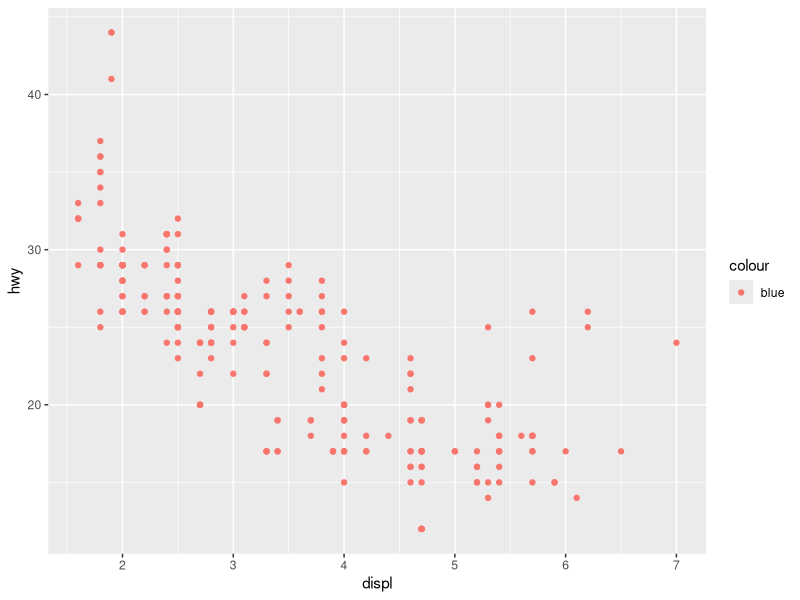
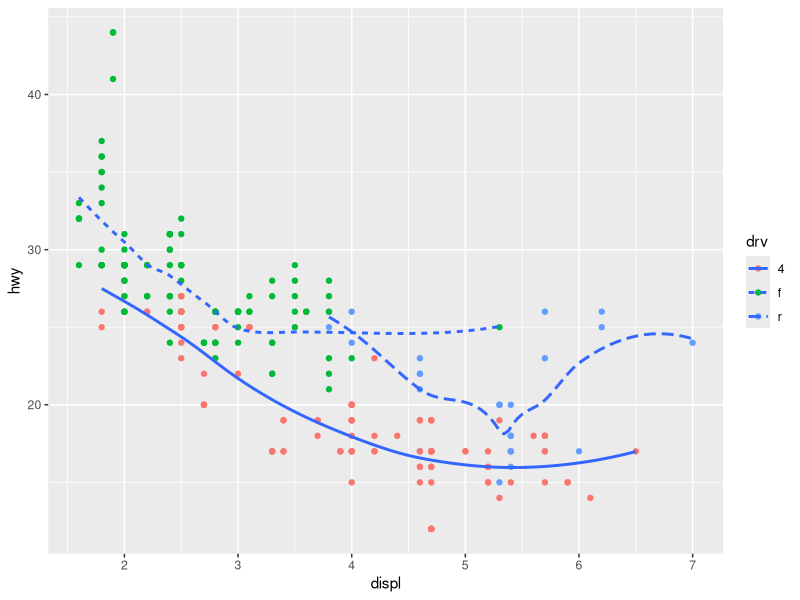
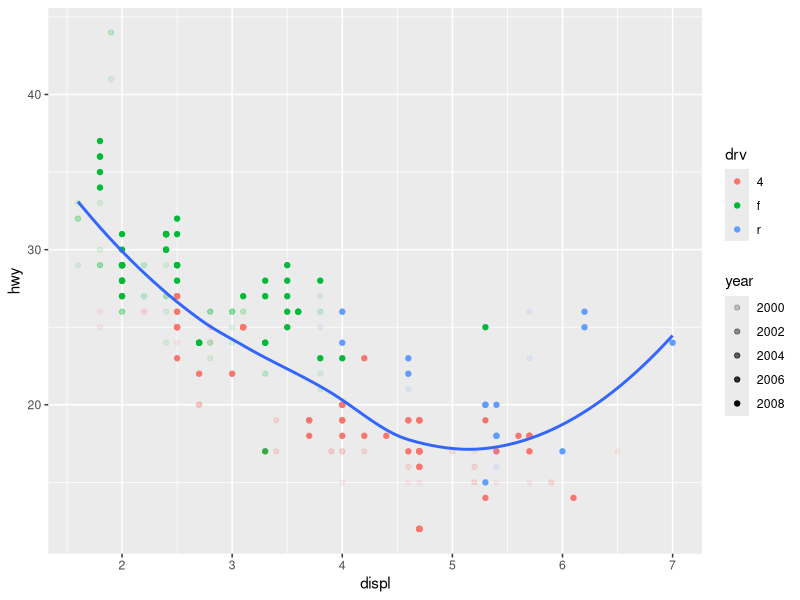
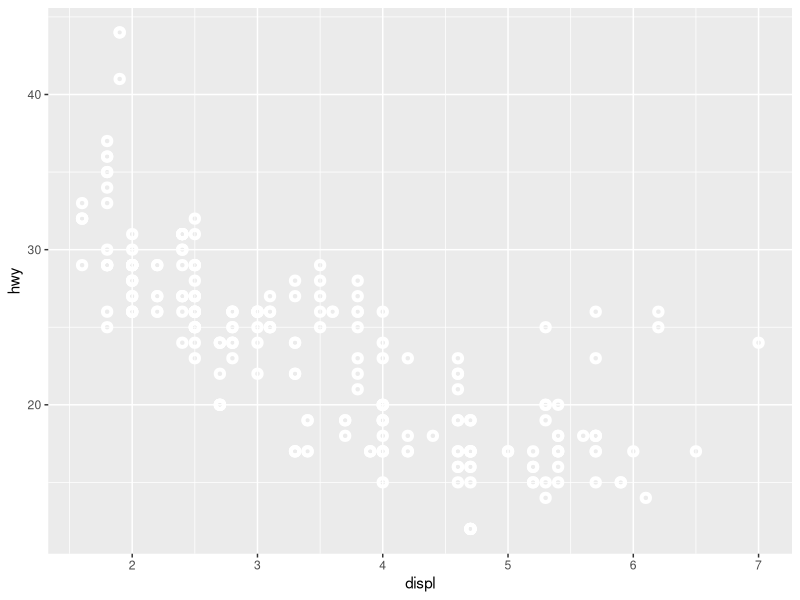
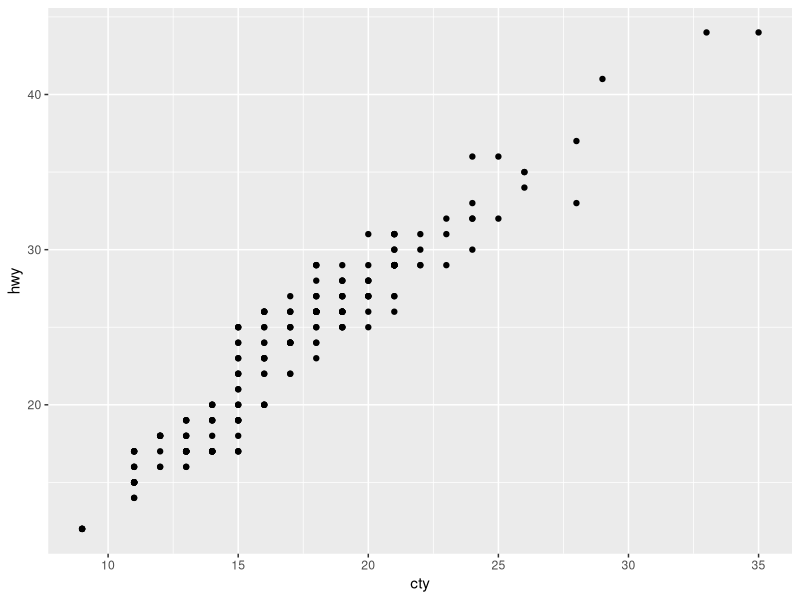
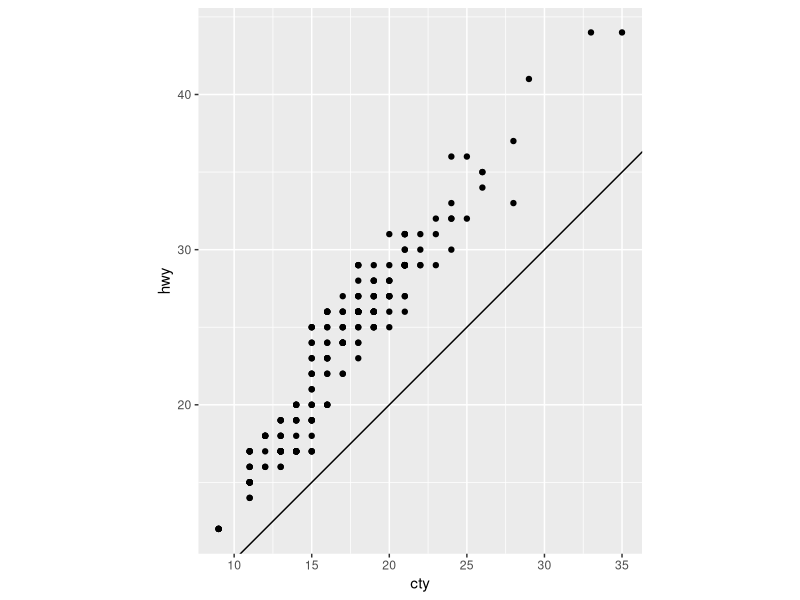

Recreate these plots in R, in order.
## ---- chunk 1
    library(ggplot2)
    ggplot(data = mpg) + 
      geom_point(mapping = aes(x = displ, y = hwy, color = "blue"))
## ---- chunk 2
    
## ---- chunk 3

## ---- chunk 4

## ---- chunk 5

## ---- chunk 6

## ---- chunk 7

## ---- chunk 8

## ---- chunk 9

## ---- chunk 10

## ---- chunk 11

## ---- chunk 12

## ---- chunk 13

## ---- chunk 14

## ---- chunk 15

## ---- chunk 16
ggplot(data = mpg, mapping = aes(x = displ, y = hwy)) +
      geom_point(mapping = aes(color = drv)) +
      geom_smooth(mapping = aes(linetype = drv), se = FALSE)
## ---- chunk 17
ggplot(data = mpg, mapping = aes(x = displ, y = hwy)) +
      geom_point(mapping = aes(color = drv, alpha = year)) +
      geom_smooth(se = FALSE)
## ---- chunk 18
ggplot(data = mpg, mapping = aes(x = displ, y = hwy), color = drv) +
      geom_point(color = "white", shape = 21, stroke = 2)
## ---- chunk 19

## ---- chunk 20

## ---- chunk 21

## ---- chunk 22
    ggplot(data = mpg, mapping = aes(x = cty, y = hwy)) + 
      geom_point()
## ---- chunk 23

## ---- chunk 24

## ---- chunk 25

## ---- chunk 26

## ---- chunk 27

## ---- chunk 28
    ggplot(data = mpg, mapping = aes(x = cty, y = hwy)) +
      geom_point() + 
      geom_abline() +
      coord_fixed()
## ---- chunk 29

